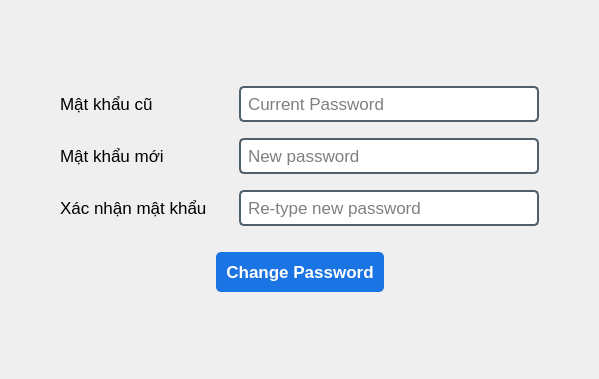
<?xml version="1.0" encoding="UTF-8"?>
<ui version="4.0">
 <class>change_pass_page</class>
 <widget class="QWidget" name="change_pass_page">
  <property name="geometry">
   <rect>
    <x>0</x>
    <y>0</y>
    <width>599</width>
    <height>379</height>
   </rect>
  </property>
  <property name="windowTitle">
   <string>Form</string>
  </property>
  <layout class="QGridLayout" name="gridLayout_4">
   <item row="0" column="1">
    <layout class="QGridLayout" name="gridLayout">
     <item row="5" column="2">
      <spacer name="verticalSpacer_3">
       <property name="orientation">
        <enum>Qt::Vertical</enum>
       </property>
       <property name="sizeType">
        <enum>QSizePolicy::Fixed</enum>
       </property>
       <property name="sizeHint" stdset="0">
        <size>
         <width>20</width>
         <height>20</height>
        </size>
       </property>
      </spacer>
     </item>
     <item row="0" column="1">
      <spacer name="horizontalSpacer">
       <property name="orientation">
        <enum>Qt::Horizontal</enum>
       </property>
       <property name="sizeType">
        <enum>QSizePolicy::Fixed</enum>
       </property>
       <property name="sizeHint" stdset="0">
        <size>
         <width>20</width>
         <height>20</height>
        </size>
       </property>
      </spacer>
     </item>
     <item row="3" column="2">
      <spacer name="verticalSpacer_2">
       <property name="orientation">
        <enum>Qt::Vertical</enum>
       </property>
       <property name="sizeType">
        <enum>QSizePolicy::Fixed</enum>
       </property>
       <property name="sizeHint" stdset="0">
        <size>
         <width>20</width>
         <height>10</height>
        </size>
       </property>
      </spacer>
     </item>
     <item row="1" column="2">
      <spacer name="verticalSpacer">
       <property name="orientation">
        <enum>Qt::Vertical</enum>
       </property>
       <property name="sizeType">
        <enum>QSizePolicy::Fixed</enum>
       </property>
       <property name="sizeHint" stdset="0">
        <size>
         <width>20</width>
         <height>10</height>
        </size>
       </property>
      </spacer>
     </item>
     <item row="0" column="2">
      <widget class="QLineEdit" name="lineEdit_oldPass">
       <property name="minimumSize">
        <size>
         <width>300</width>
         <height>0</height>
        </size>
       </property>
       <property name="font">
        <font>
         <pointsize>13</pointsize>
        </font>
       </property>
       <property name="styleSheet">
        <string notr="true">border: 2px  solid rgb(80, 96, 107);
border-radius: 5px;
padding: 5px;</string>
       </property>
       <property name="echoMode">
        <enum>QLineEdit::Password</enum>
       </property>
       <property name="placeholderText">
        <string>Current Password</string>
       </property>
      </widget>
     </item>
     <item row="2" column="0">
      <widget class="QLabel" name="label_newPass">
       <property name="font">
        <font>
         <pointsize>13</pointsize>
        </font>
       </property>
       <property name="text">
        <string>Mật khẩu mới</string>
       </property>
      </widget>
     </item>
     <item row="0" column="0">
      <widget class="QLabel" name="label_oldPass">
       <property name="font">
        <font>
         <pointsize>13</pointsize>
        </font>
       </property>
       <property name="text">
        <string>Mật khẩu cũ</string>
       </property>
      </widget>
     </item>
     <item row="6" column="0" colspan="3">
      <layout class="QGridLayout" name="gridLayout_5">
       <item row="0" column="1">
        <widget class="QPushButton" name="changePass_Btn">
         <property name="font">
          <font>
           <pointsize>13</pointsize>
           <weight>75</weight>
           <bold>true</bold>
          </font>
         </property>
         <property name="styleSheet">
          <string notr="true">background-color: rgb(26, 116, 227);
color: rgb(255,255,255);
border-radius: 5px;
padding: 10px;</string>
         </property>
         <property name="text">
          <string>Change Password</string>
         </property>
        </widget>
       </item>
       <item row="0" column="0">
        <spacer name="horizontalSpacer_2">
         <property name="orientation">
          <enum>Qt::Horizontal</enum>
         </property>
         <property name="sizeType">
          <enum>QSizePolicy::Expanding</enum>
         </property>
         <property name="sizeHint" stdset="0">
          <size>
           <width>60</width>
           <height>20</height>
          </size>
         </property>
        </spacer>
       </item>
       <item row="0" column="2">
        <spacer name="horizontalSpacer_3">
         <property name="orientation">
          <enum>Qt::Horizontal</enum>
         </property>
         <property name="sizeType">
          <enum>QSizePolicy::Expanding</enum>
         </property>
         <property name="sizeHint" stdset="0">
          <size>
           <width>60</width>
           <height>20</height>
          </size>
         </property>
        </spacer>
       </item>
      </layout>
     </item>
     <item row="4" column="0">
      <widget class="QLabel" name="label_confirmPass">
       <property name="font">
        <font>
         <pointsize>13</pointsize>
        </font>
       </property>
       <property name="text">
        <string>Xác nhận mật khẩu</string>
       </property>
      </widget>
     </item>
     <item row="2" column="2">
      <widget class="QLineEdit" name="lineEdit_newPass">
       <property name="minimumSize">
        <size>
         <width>300</width>
         <height>0</height>
        </size>
       </property>
       <property name="font">
        <font>
         <pointsize>13</pointsize>
        </font>
       </property>
       <property name="styleSheet">
        <string notr="true">border: 2px  solid rgb(80, 96, 107);
border-radius: 5px;
padding: 5px;</string>
       </property>
       <property name="echoMode">
        <enum>QLineEdit::Password</enum>
       </property>
       <property name="placeholderText">
        <string>New password</string>
       </property>
      </widget>
     </item>
     <item row="4" column="2">
      <widget class="QLineEdit" name="lineEdit_confirmPass">
       <property name="minimumSize">
        <size>
         <width>300</width>
         <height>0</height>
        </size>
       </property>
       <property name="font">
        <font>
         <pointsize>13</pointsize>
        </font>
       </property>
       <property name="styleSheet">
        <string notr="true">border: 2px  solid rgb(80, 96, 107);
border-radius: 5px;
padding: 5px;</string>
       </property>
       <property name="echoMode">
        <enum>QLineEdit::Password</enum>
       </property>
       <property name="placeholderText">
        <string>Re-type new password</string>
       </property>
      </widget>
     </item>
    </layout>
   </item>
   <item row="0" column="2">
    <spacer name="horizontalSpacer_4">
     <property name="orientation">
      <enum>Qt::Horizontal</enum>
     </property>
     <property name="sizeHint" stdset="0">
      <size>
       <width>40</width>
       <height>20</height>
      </size>
     </property>
    </spacer>
   </item>
   <item row="0" column="0">
    <spacer name="horizontalSpacer_5">
     <property name="orientation">
      <enum>Qt::Horizontal</enum>
     </property>
     <property name="sizeHint" stdset="0">
      <size>
       <width>40</width>
       <height>20</height>
      </size>
     </property>
    </spacer>
   </item>
  </layout>
 </widget>
 <resources/>
 <connections/>
</ui>
